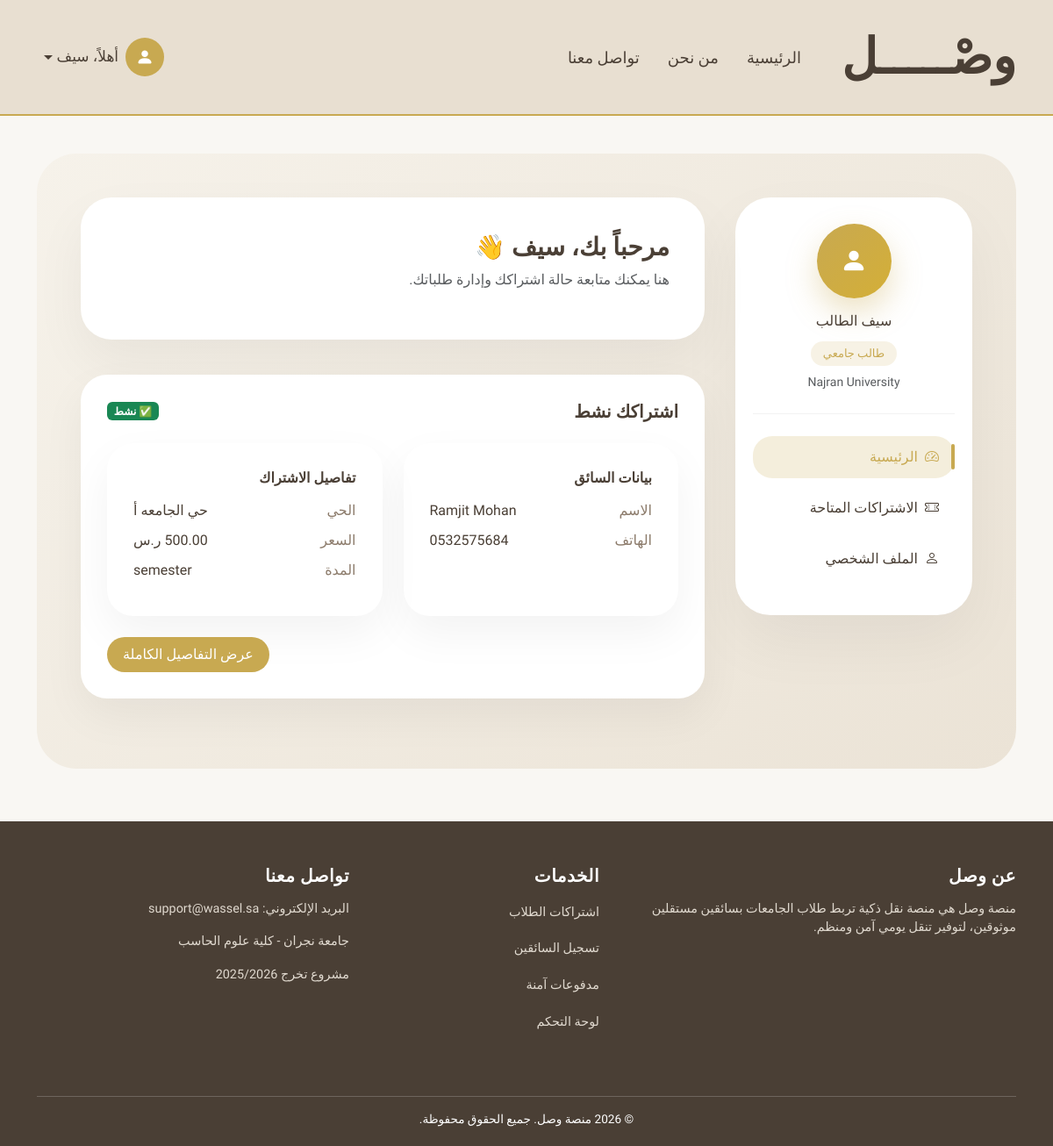
/student/dashboard/ (signed in), run on an earlier commit of the app's database.
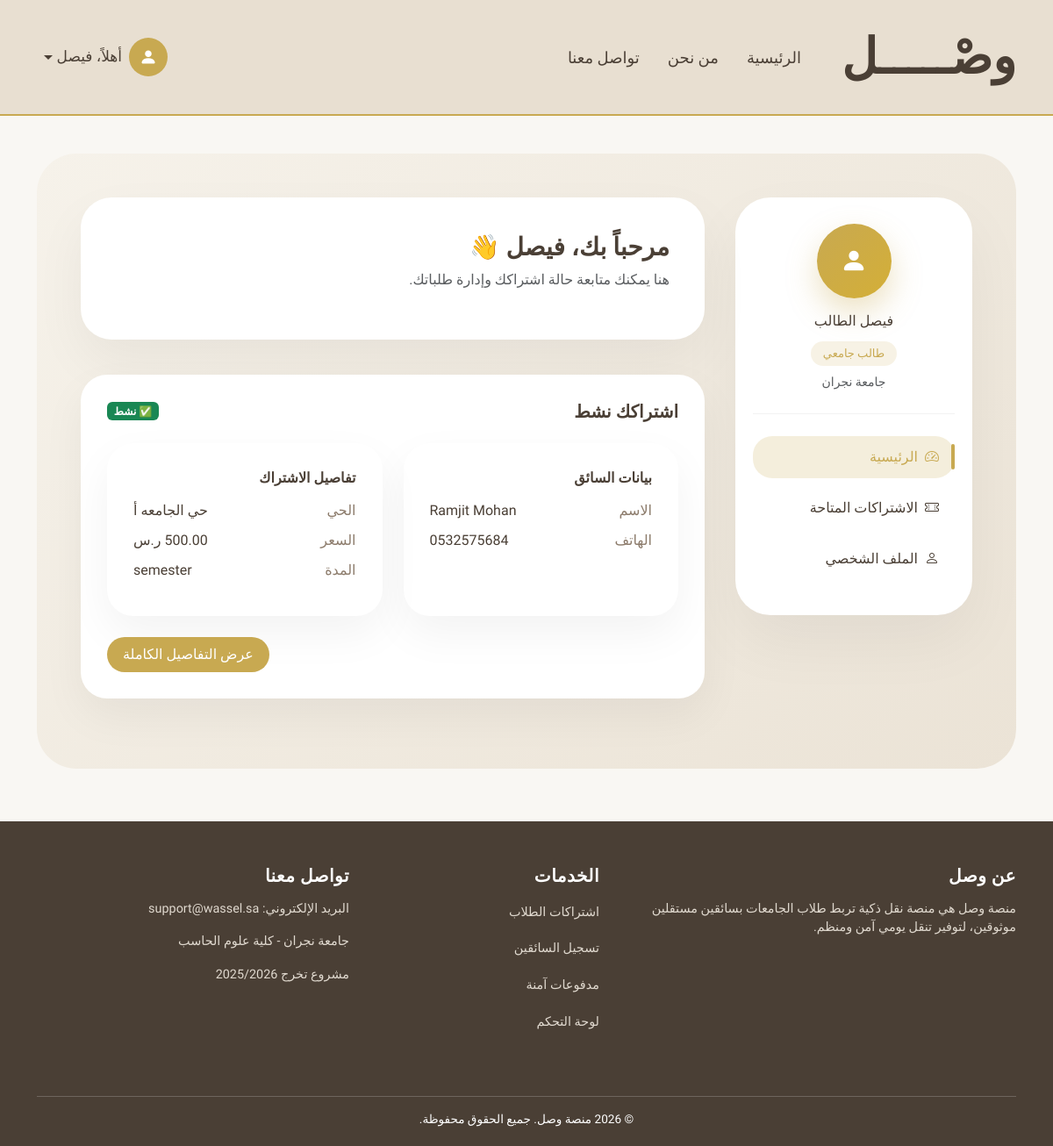
And on a later commit of the database.
### accounts/models.py (models this page shows, shortened)
class User(AbstractUser):
    username = None  # حذفنا username رسميًا
    ROLE_CHOICES = (
        ('student', 'طالب'),
        ('driver', 'سائق'),
    )
    STATUS_CHOICES = (
        ('active', 'Active'),
        ('banned', 'Banned'),
    )
    email = models.EmailField(unique=True)
    role = models.CharField(
        max_length=20,
        choices=ROLE_CHOICES,
        default='student'
    )
    phone = models.CharField(max_length=20)
    city = models.ForeignKey(
        City,
        on_delete=models.PROTECT,
        related_name="users",
        verbose_name="المدينة"
    )
    status = models.CharField(
        max_length=20,
        choices=STATUS_CHOICES,
        default='active'
    )
    USERNAME_FIELD = "email"
    REQUIRED_FIELDS = ["first_name", "last_name", "phone"]
    objects = CustomUserManager()

### student/models.py (models this page shows, shortened)
class StudentProfile(models.Model):
    GENDER_CHOICES = (
        ("male", "ذكر"),
        ("female", "أنثى"),
    )
    user = models.OneToOneField(
        settings.AUTH_USER_MODEL,
        on_delete=models.CASCADE,
        related_name="student_profile"
    )
    neighborhood = models.CharField(
        max_length=150
    )
    location_url = models.URLField(
        blank=True,
        null=True
    )
    university_name = models.CharField(
        max_length=150
    )
    gender = models.CharField(
        max_length=10,
        choices=GENDER_CHOICES
    )
    created_at = models.DateTimeField(auto_now_add=True)

### student/views.py (the view)
# urls.py: path("dashboard/", views.student_dashboard, name="dashboard"),
@login_required
def student_dashboard(request):
    if request.user.role != "student":
        return redirect("main:index")
    profile = getattr(request.user, "student_profile", None)
    if not profile:
        return redirect("student:profile")
    active_request = SubscriptionRequest.objects.filter(
        student=profile,
        status__in=["pending", "approved"]
    ).select_related("subscription__driver__user").first()
    available_subscriptions = None
    if not active_request:
        available_subscriptions = Subscription.objects.filter(
            status="active",
            driver__user__city=request.user.city
        ).select_related("driver__user")[:6]
    context = {
        "active_request": active_request,
        "available_subscriptions": available_subscriptions,
    }
    return render(request, "student/dashboard.html", context)

### student/templates/student/dashboard.html (shortened to what this page needs)
{% extends "student/base_student.html" %}
{% block student_content %}
<div class="dashboard-welcome">
    <h3>مرحباً بك، {{ user.first_name }} 👋</h3>
    <p class="text-muted mt-2">
        هنا يمكنك متابعة حالة اشتراكك وإدارة طلباتك.
    </p>
</div>
{% if not active_request %}
<div class="status-card text-center">
    <h5 class="fw-bold mb-3">لا يوجد لديك اشتراك حالياً</h5>
    <p class="text-muted mb-4">
        يمكنك استعراض الاشتراكات المتاحة واختيار الأنسب لك.
    </p>
    <a href="{% url 'student:subscriptions' %}" class="btn btn-accent">
        استعراض الاشتراكات
    </a>
</div>
{% elif active_request.status == "approved" %}
<div class="status-card">
    <div class="d-flex justify-content-between align-items-center mb-4">
        <h5 class="fw-bold mb-0">اشتراكك نشط</h5>
        <span class="badge bg-success">
            ✅ نشط
        </span>
    </div>
    <div class="row g-4">
        <div class="col-md-6">
            <div class="subscription-card">
                <h6 class="fw-bold mb-3">بيانات السائق</h6>
                <div class="info-row">
                    <span>الاسم</span>
                    <span>{{ active_request.subscription.driver.user.get_full_name }}</span>
                </div>
                <div class="info-row">
                    <span>الهاتف</span>
                    <span>{{ active_request.subscription.driver.user.phone }}</span>
                </div>
            </div>
        </div>
        <div class="col-md-6">
            <div class="subscription-card">
                <h6 class="fw-bold mb-3">تفاصيل الاشتراك</h6>
                <div class="info-row">
                    <span>الحي</span>
                    <span>{{ active_request.subscription.neighborhood }}</span>
                </div>
                <div class="info-row">
                    <span>السعر</span>
                    <span>{{ active_request.price_snapshot }} ر.س</span>
                </div>
                <div class="info-row">
                    <span>المدة</span>
                    <span>{{ active_request.subscription.duration }}</span>
                </div>
            </div>
        </div>
    </div>
    <div class="mt-4 text-end">
        <a href="{% url 'student:subscription_detail' active_request.id %}" class="btn btn-accent">
            عرض التفاصيل الكاملة
        </a>
    </div>
</div>
{% endif %}
{% endblock %}

### student/templates/student/base_student.html (shortened to what this page needs)
{% extends "base.html" %}
{% block content %}
<div class="student-page-bg">
    <div class="student-layout">
        <div class="student-sidebar d-none d-lg-block">
            <div class="student-profile-box">
                <div class="student-avatar">
                    <i class="bi bi-person-fill"></i>
                </div>
                <h6 class="mt-3 mb-1">{{ user.get_full_name }}</h6>
                <span class="student-status">طالب جامعي</span>
                {% if user.student_profile.university_name %}
                <p class="small text-muted mt-2 mb-0">
                    {{ user.student_profile.university_name }}
                </p>
                {% endif %}
            </div>
            <a href="{% url 'student:dashboard' %}"
               class="student-link {% if request.resolver_match.url_name == 'dashboard' %}active{% endif %}">
                <i class="bi bi-speedometer2 me-2"></i>
                الرئيسية
            </a>
            <a href="{% url 'student:subscriptions' %}"
               class="student-link {% if request.resolver_match.url_name == 'subscriptions' %}active{% endif %}">
                <i class="bi bi-ticket-perforated me-2"></i>
                الاشتراكات المتاحة
            </a>
            <a href="{% url 'student:profile' %}"
               class="student-link {% if request.resolver_match.url_name == 'profile' %}active{% endif %}">
                <i class="bi bi-person me-2"></i>
                الملف الشخصي
            </a>
        </div>
        <div class="student-content">
            {% block student_content %}{% endblock %}
        </div>
    </div>
</div>
{% endblock %}

### templates/base.html (shortened to what this page needs)
{% load static %}
<!DOCTYPE html>
<html lang="ar" dir="rtl">
<head>
    <link href="https://cdn.jsdelivr.net/npm/bootstrap-icons/font/bootstrap-icons.css" rel="stylesheet">
    <link href="https://cdn.jsdelivr.net/npm/bootstrap@5.3.2/dist/css/bootstrap.rtl.min.css" rel="stylesheet">
</head>
<body>
    <nav class="navbar navbar-expand-lg fixed-top custom-navbar">
        <div class="container">
            <a class="navbar-brand" href="{% url 'main:index' %}">وصْـــــل</a>
            <div class="collapse navbar-collapse" id="navbarNav">
                <ul class="navbar-nav align-items-center me-auto">
                    <li class="nav-item mx-2">
                        <a class="nav-link {% if request.resolver_match.url_name == 'index' %}active-link{% endif %}"
                            href="{% url 'main:index' %}">
                            الرئيسية
                        </a>
                    </li>
                    <li class="nav-item mx-2">
                        <a class="nav-link {% if request.resolver_match.url_name == 'about' %}active-link{% endif %}"
                            href="{% url 'main:about' %}">
                            من نحن
                        </a>
                    </li>
                    <li class="nav-item mx-2">
                        <a class="nav-link {% if request.resolver_match.url_name == 'contact' %}active-link{% endif %}"
                            href="{% url 'main:contact' %}">
                            تواصل معنا
                        </a>
                    </li>
                </ul>
                <ul class="navbar-nav align-items-center">
                    {% if user.is_authenticated %}
                    <li class="nav-item dropdown user-dropdown">
                        <a class="nav-link dropdown-toggle d-flex align-items-center user-trigger" href="#"
                            role="button" data-bs-toggle="dropdown" aria-expanded="false">
                            <div class="user-icon">
                                <i class="bi bi-person-fill"></i>
                            </div>
                            <span class="user-name ms-2">
                                أهلاً، {{ user.first_name }}
                            </span>
                        </a>
                    </li>
                    {% endif %}
                </ul>
            </div>
        </div>
    </nav>
    <main class="container">
                    {% block content %}
                    {% endblock %}
    </main>
    <footer>
        <div class="container">
            <div class="row">
                <div class="col-md-5 mb-4">
                    <h5>عن وصل</h5>
                    <p>
                        منصة وصل هي منصة نقل ذكية تربط طلاب الجامعات
                        بسائقين مستقلين موثوقين، لتوفير تنقل يومي آمن ومنظم.
                    </p>
                </div>
                <div class="col-md-3 mb-4">
                    <h5>الخدمات</h5>
                    <ul class="list-unstyled">
                        <li><a href="#">اشتراكات الطلاب</a></li>
                        <li><a href="#">تسجيل السائقين</a></li>
                        <li><a href="#">مدفوعات آمنة</a></li>
                        <li><a href="#">لوحة التحكم</a></li>
                    </ul>
                </div>
                <div class="col-md-4 mb-4">
                    <h5>تواصل معنا</h5>
                    <p>البريد الإلكتروني: support@wassel.sa</p>
                    <p>جامعة نجران - كلية علوم الحاسب</p>
                    <p>مشروع تخرج 2025/2026</p>
                </div>
            </div>
            <div class="footer-bottom">
                © 2026 منصة وصل. جميع الحقوق محفوظة.
            </div>
        </div>
    </footer>
</body>
</html>

What changed in the data, as far as the page shows it:
changed User: first_name "سيف" → "فيصل"; get_full_name "سيف الطالب" → "فيصل الطالب"; student_profile.university_name "Najran University" → "جامعة نجران"
